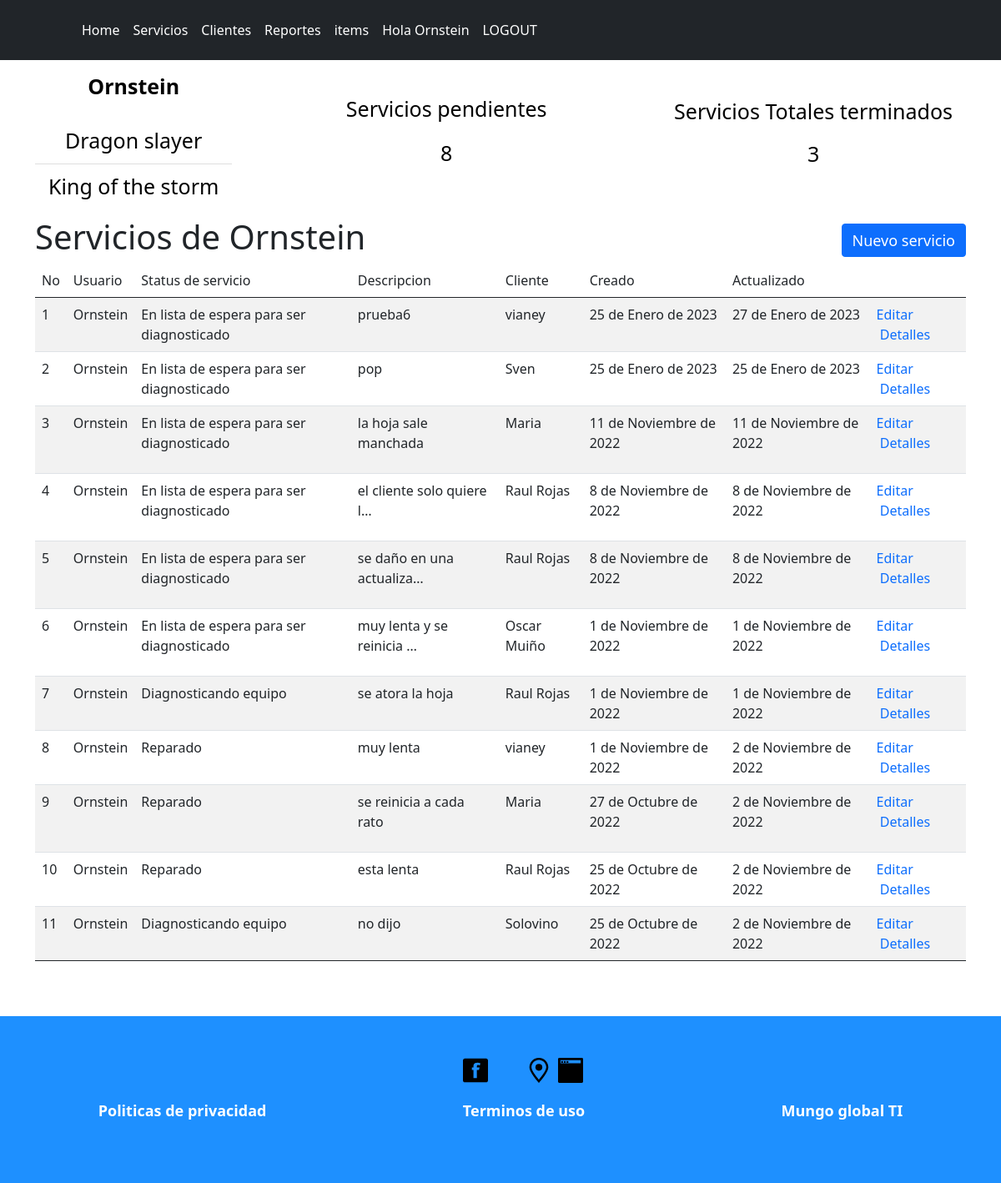
Screenshot of /home/ (signed in) with the database file from the repository.
### feed/models.py (models this page shows, shortened)
class Service(models.Model):
    user = models.ForeignKey(User, on_delete = models.CASCADE)
    service_type = models.ForeignKey(TypeOfService, on_delete = models.DO_NOTHING)
    type_of_product = models.ForeignKey(TypeOfProduct, on_delete = models.DO_NOTHING)
    client = models.ForeignKey(Client, on_delete = models.CASCADE)
    status = models.ForeignKey(Status, on_delete = models.DO_NOTHING)
    model = models.CharField(max_length = 200, blank = True)
    serial_number = models.CharField(max_length = 200, blank = True)
    accesories = models.CharField(max_length = 200, blank = True)
    failure = models.TextField()
    is_working = models.BooleanField()
    is_damaged = models.BooleanField()
    is_complete = models.BooleanField()
    service_reference = models.CharField(max_length = 200)
    service_price = models.DecimalField(max_digits = 9, decimal_places = 2)
    client_pass = models.CharField(max_length = 200, unique = True)
    created = models.DateTimeField(auto_now_add = True)
    updated = models.DateTimeField(auto_now = True)

class Status(models.Model):
    name = models.CharField(max_length = 200, unique = True)
    created = models.DateTimeField(auto_now_add = True)
    updated = models.DateTimeField(auto_now = True)
    def __str__(self):
        return self.name

class Client(models.Model):
    name = models.CharField(max_length = 200)
    company_name = models.CharField(max_length = 200, blank = True)
    email = models.CharField(max_length = 200, blank = True, unique = True)
    phonenumber = models.CharField(max_length = 200, blank = True)
    adress = models.TextField(blank = True)
    created = models.DateTimeField(auto_now_add = True)
    updated = models.DateTimeField(auto_now = True)
    def __str__(self):
        return self.name

### feed/views.py (the view)
# urls.py: path("home/", views.home, name = "home"),
def home(request):
    if request.user.is_superuser and request.user.is_authenticated or request.user.is_authenticated and not request.user.is_staff :
        all_services = Service.objects.all().order_by('-created')
        counter = all_services.count()
        unfinished_services = Service.objects.filter(
        Q(status__lt = 5) |
        Q(status__gt = 5)
        )
        finished_services = Service.objects.filter(status = 5)
    else:
        user_id = request.user.id
        all_services = Service.objects.filter(user = user_id).order_by('-created')
        counter = all_services.count()
        unfinished_services = Service.objects.filter(
            Q(status__lt = 5) |
            Q(status__gt = 5),
            user = user_id
        )
        finished_services = Service.objects.filter(
            user = user_id,
            status = 5
            )
    unfinished_services = unfinished_services.count()
    finished_services = finished_services.count()
    return render(request, 'feed/home.html', {
        "all" : all_services,
        "counter": counter,
        "unfinished_services": unfinished_services,
        "finished_services": finished_services
        })

### feed/templates/feed/home.html (shortened to what this page needs)
{% extends 'feed/index.html' %}
{% load static %}
{% block content %}
{% if user.is_authenticated %}
<div class="container">
    <section class="homeHero">
        <div class="card home-services homeHero-services" >
            <div class="card-body">
                <h5 class="card-title titulo"><strong>{{ user.username }}</strong></h5>
            </div>
            <ul class="list-group list-group-flush">
                <li class="list-group-item titulo">{{ user.first_name }}</li>
                <li class="list-group-item titulo">{{ user.last_name }}</li>
            </ul>
        </div>
        <div class="card home-services">
            <div class="card-body homeHero-services titulo">
                <p class="titulo">Servicios pendientes</p>
                <p class="card-title titulo">{{ unfinished_services }}</p>
            </div>
        </div>
        <div class="card home-services" >
            <div class="card-body homeHero-services titulo">
                <p class="titulo">Servicios Totales terminados</p>
                <h5 class="card-title titulo">{{ finished_services }}</h5>
            </div>
        </div>
    </section>
    <div class="titulo-servicios">
        {% if user.is_superuser %}
        <h1>Servicios de todos los usuarios</h1>
        {% elif user.is_staff%}
        <h1>Servicios de {{user.username}}</h1>
        {% elif user.is_authenticated %}
        <h1>Servicios de todos los usuarios</h1>
        {% endif %}
        <a class="btn btn-primary boton-servicio" href="new_service" role="button">Nuevo servicio</a>
    </div>
    <table class="table table-striped">
        <thead>
            <tr>
                <th scope="col">No</th>
                <th scope="col">Usuario</th>
                <th scope="col">Status de servicio</th>
                <th scope="col">Descripcion</th>
                <th scope="col">Cliente</th>
                <th scope="col">Creado</th>
                <th scope="col">Actualizado</th>
                <th scope="col"></th>
                </tr>
        </thead>
        <tbody>
            {% for service in all  %}
            <tr class="fila-servicios-home">
                <th scope="row">{{ forloop.counter }} </th>
                <td>{{ service.user }}</td>
                <td>{{ service.status }} </td>
                <td class="fila-servicios-home"><p class="tabla-servicios-home">{{ service.failure|truncatechars:25}}</p> </td>
                <td>{{ service.client }} </td>
                <td>{{ service.created|date }} </td>
                <td>{{ service.updated|date }} </td>
                {% if user.is_superuser or  user.is_staff %}
                <td><a class="enlace" href="update_service/{{service.id}}">Editar</a>&nbsp; &nbsp;<a class="enlace" href="service_detail/{{service.id}}">Detalles</a></td>
                {% else %}
                <td><a class="enlace" href="update_service/{{service.id}}">Entrega item</a></td>
                {% endif %}
            </tr>
            {% endfor %}
            </tbody>
    </table>
</div>
{% else %}
    <h1>Inicia Sesion</h1>
{% endif %}
{% endblock %}

### feed/templates/feed/index.html (shortened to what this page needs)
{% load static %}
<!DOCTYPE html>
<html lang="en">
<head>
    <link rel="stylesheet" href="{% static 'reset.css' %}">
    <link href="https://cdn.jsdelivr.net/npm/bootstrap@5.0.2/dist/css/bootstrap.min.css" rel="stylesheet">
    <link rel="stylesheet" href="{% static 'index.css' %}">
    <link rel="stylesheet" href="{% static 'login.css' %}">
    <link rel="stylesheet" href="{% static 'home.css' %}">
    <link rel="stylesheet" href="{% static 'services.css' %}">
    <link rel="stylesheet" href="{% static 'clients.css' %}">
    <link rel="stylesheet" href="{% static 'service_status.css' %}">
    <link rel="stylesheet" href="{% static 'new_item.css' %}">
    <link rel="stylesheet" href="{% static 'items.css' %}">
    <link rel="stylesheet" href="{% static 'update_service.css' %}">
    <link rel="stylesheet" href="{% static 'service_detail.css' %}">
    <link rel="stylesheet" href="{% static 'new_service.css' %}">
    <link rel="stylesheet" href="{% static 'reports.css' %}">
    <link rel="stylesheet" href="{% static 'footer.css' %}">
</head>
<body>
    <header class="p-3 bg-dark text-white">
        <div class="container">
            <div class="d-flex flex-wrap align-items-center justify-content-center justify-content-lg-start">
            <a href="/" class="d-flex align-items-center mb-2 mb-lg-0 text-white text-decoration-none">
                <svg class="bi me-2" width="40" height="32" role="img" aria-label="Bootstrap"><use xlink:href="#bootstrap"/></svg>
            </a>
                <div class="div-menu">
                    <div class="div-menu-each">
                        <ul class="nav col-12 col-lg-auto me-lg-auto mb-2 justify-content-center mb-md-0">
                            <li><a href="/home/" class="nav-link px-2 text-white">Home</a></li>
                            <li><a href="/services/" class="nav-link px-2 text-white">Servicios</a></li>
                            <li><a href="/clients/" class="nav-link px-2 text-white">Clientes</a></li>
                            {% if user.is_superuser or user.is_staff %}
                            <li><a href="/reports/" class="nav-link px-2 text-white">Reportes</a></li>
                            {% endif %}
                            <li> <a href="/items/" class="nav-link px-2 text-white">items</a></li>
                        </ul>
                    </div>
                    <div class="div-menu-each">
                        <ul class="nav col-12 col-lg-auto me-lg-auto mb-2 flex-end mb-md-0">
                        {% if user.is_authenticated %}
                            <li><a href="" class="nav-link px-2 text-white">Hola {{ user.username }}</a></li>
                            <li><a href="/logout/" class="nav-link px-2 text-white">LOGOUT</a></li>
                            {% else %}
                            <li><a href="/login/" class="nav-link px-2 text-white">LOGIN</a></li>
                        {% endif %}
                        </ul>
                    </div>
                </div>
            </div>
        </div>
    </header>
    {% block content %}{% endblock %}
    <footer>
        <div class="footer-div">
            <div class="footer-div-img">
                <img class="footer-image" src="{% static 'feed/images/facebook.svg' %}" alt="">
                <img class="footer-image" src="{% static 'feed/images/instagram.svg' %}" alt="">
                <img class="footer-image" src="{% static 'feed/images/location.svg' %}" alt="">
                <img class="footer-image" src="{% static 'feed/images/webpage.svg' %}" alt="">
            </div>
            <div class="footer-div-text">
                <div><p class="footer-text">Politicas de privacidad</p></div>
                <div><p class="footer-text">Terminos de uso</p></div>
                <div><p class="footer-text">Mungo global TI</p></div>
            </div>
        </div>
    </footer>
</body>
</html>

### feed/static/index.css (style rules this page uses)
body { position: relative; padding-bottom: 250px; min-height: 100vh; }
.div-menu { display: flex; justify-content: space-between; }
.div-menu-each { display: flex; justify-content: space-between; }

### feed/static/home.css (style rules this page uses)
.homeHero { display: flex; justify-content: space-between; margin-bottom: 10px; }
.homeHero-services { text-align: center; }
.home-services { margin: 0px; border-style: none; }
.titulo { display: flex; flex-direction: column; justify-content: center; font-size: 25px; color: black; }
.enlace { text-decoration: none; }
.titulo-servicios { display: flex; justify-content: space-between; align-items: center; }
.boton-servicio { height: 40px; font-size: 18px; }

### feed/static/footer.css (style rules this page uses)
.footer-image { width: 30px; margin-bottom: 20px; margin-left: 8px; }
.footer-div { text-align: center; font-size: 18px; align-items: center; padding-top: 50px; }
.footer-text { color: white; font-weight: bold; padding: 0px; margin: 0; }
.footer-div-text { display: flex; justify-content: space-around; }
.footer-div-img { display: flex; justify-content: center; margin-left: 45px; }
footer { position: absolute; bottom: 0; width: 100%; height: 200px; background-color: #1E90FF; }

### rows the page displays
Service: user "Ornstein", status "En lista de espera para ser diagnosticado", failure "prueba6", client "vianey", created "25 de Enero de 2023", updated "27 de Enero de 2023"
Service: user "Ornstein", status "En lista de espera para ser diagnosticado", failure "pop", client "Sven", created "25 de Enero de 2023", updated "25 de Enero de 2023"
Service: user "Ornstein", status "En lista de espera para ser diagnosticado", failure "la hoja sale manchada", client "Maria", created "11 de Noviembre de 2022", updated "11 de Noviembre de 2022"
Service: user "Ornstein", status "En lista de espera para ser diagnosticado", failure "el cliente solo quiere l…", client "Raul Rojas", created "8 de Noviembre de 2022", updated "8 de Noviembre de 2022"
Service: user "Ornstein", status "En lista de espera para ser diagnosticado", failure "se daño en una actualiza…", client "Raul Rojas", created "8 de Noviembre de 2022", updated "8 de Noviembre de 2022"
Service: user "Ornstein", status "En lista de espera para ser diagnosticado", failure "muy lenta y se reinicia …", client "Oscar Muiño", created "1 de Noviembre de 2022", updated "1 de Noviembre de 2022"
Service: user "Ornstein", status "Diagnosticando equipo", failure "se atora la hoja", client "Raul Rojas", created "1 de Noviembre de 2022", updated "1 de Noviembre de 2022"
Service: user "Ornstein", status "Reparado", failure "muy lenta", client "vianey", created "1 de Noviembre de 2022", updated "2 de Noviembre de 2022"
Service: user "Ornstein", status "Reparado", failure "se reinicia a cada rato", client "Maria", created "27 de Octubre de 2022", updated "2 de Noviembre de 2022"
Service: user "Ornstein", status "Reparado", failure "esta lenta", client "Raul Rojas", created "25 de Octubre de 2022", updated "2 de Noviembre de 2022"
Service: user "Ornstein", status "Diagnosticando equipo", failure "no dijo", client "Solovino", created "25 de Octubre de 2022", updated "2 de Noviembre de 2022"

### other values shown
{{ user.username }} "Ornstein"
{{ user.first_name }} "Dragon slayer"
{{ user.last_name }} "King of the storm"
{{ unfinished_services }} "8"
{{ finished_services }} "3"
